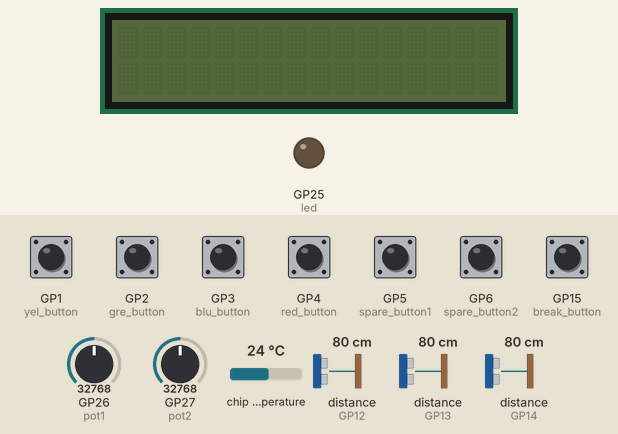
The program below on a simulated Raspberry Pi Pico running MicroPython. Shown: 16×2 character LCD, output pins drawn as LEDs (lit = HIGH). Inputs (shaded band) come from the test bench; at power-on: GP1 (yel_button), GP2 (gre_button), GP3 (blu_button), GP4 (red_button), GP5 (spare_button1), GP6 (spare_button2), GP15 (break_button) HIGH, GP26 (pot1) = 32768, GP27 (pot2) = 32768, chip temperature 24 °C, distance to the obstacle (sensors on GP12, GP13, GP14) 80 cm (analog values on the 0–65535 scale). The echo pulse lasts 58.3 µs per cm; the interpreter's speed is modelled, so counts of loop turns are approximate; pins used as bus, display or sensor lines are not drawn.

Above: at 0.06 s.
At 1.0 s:
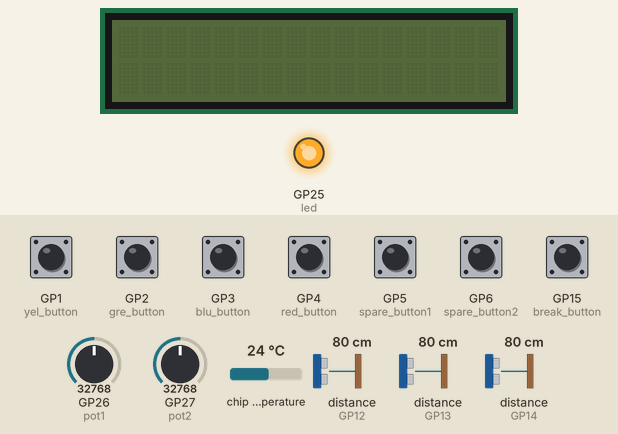
Timing chart, 0 to 5.2 s (numbered marks = the images above):
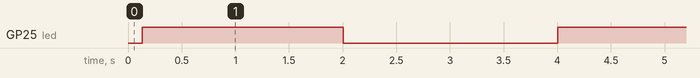

Measured:
- by itself, GP25 (led): alternates HIGH for 2.0 s and LOW for 2.0 s

The program:

Paint_Shaker_v03_timers_none.py
```python
from machine import Pin, ADC, I2C, PWM#, WDT
import machine
import time
import math
import random
import gc
# no timers
# no threads
# no core1

COMMS_ACTIVE = const(1)   # turn on/off the I2C comms.
DEBUG_ACTIVE = const(1)   # 1 second print message of Debug count.
PRINT_ACTIVE = const(0)   # turn off printing of some messages
CONVERSION33 = 3.3/65535  # conversion for 3.3 volts and unsigned 16.
Debug_Count = 0           # Count in main loop. gives an idea of spare capacity.
Message_String = []       # IC2 message to be sent from this central to the peripherals
thread_please_exit = 0
# globals for data tfer
xv=0
xva=0
yv=0
yva=0
zv=0
zva=0

#-- Pins -------------------
tilt_switch = Pin(0, Pin.IN, Pin.PULL_UP)
# Servo motors tbd
#servo1 = Servo(8,1200,8100,1,179)  # blue server 1200 - 8100 ( from the dfrobot kit)
#servo2 = Servo(9,1700,8100,1,179)  # balck servo 1700 - 8100 ( from the sparkfun kit)
# UI buttons
yel_button = Pin(1, Pin.IN ,Pin.PULL_UP)
gre_button = Pin(2, Pin.IN ,Pin.PULL_UP)
blu_button = Pin(3, Pin.IN ,Pin.PULL_UP)
red_button = Pin(4, Pin.IN ,Pin.PULL_UP)
spare_button1 = Pin(5, Pin.IN ,Pin.PULL_UP)
spare_button2 = Pin(6, Pin.IN ,Pin.PULL_UP)
# pins 9..14 3xHC-S04
#x = HCSR04(trigger_pin=10, echo_pin=9)
#y = HCSR04(trigger_pin=12, echo_pin=11)
#z = HCSR04(trigger_pin=14, echo_pin=13)
break_button = Pin(15, Pin.IN ,Pin.PULL_UP)   # Break button used to exit main loop
# GPIO16
# GPIO17
i2c = I2C(1,scl=Pin(19),sda=Pin(18),freq=400000)     # I2C1
# Motor pins (the shaker)
#motora1=Pin(19,Pin.OUT)   # to motor controllor to set direction
#motora2=Pin(20,Pin.OUT)   # to motor controllor to set direction
#shaker=PWM(Pin(21))       # to motor controllor to set rpm
led = Pin(25, Pin.OUT)    # Pico hardwired
pot1 = ADC(0)             # GPPIO26 potentiometer 1
pot2 = ADC(1)             # GPPIO27 potentiometer 2
# available ADC(2) GPPIO28
volt = ADC(3)             # Pico hardwired
temp = ADC(4)             # Pico hardwired

# UI control values array.
YELLOW_BUTTON = const(0)
GREEN_BUTTON = const(1)
BLUE_BUTTON = const(2)
RED_BUTTON = const(3)
A_POT = const(4)
B_POT = const(5)
VOLTS = const(6)
TEMPERATURE = const(7)
SPARE_BUTTON1 = const(8)
SPARE_BUTTON2 = const(9)
BREAK_BUTTON = const(10)
TILT_SWITCH = const(11)
SR0401 = const(12)
SR0402 = const(13)
SR0403 = const(14)
ctl=[] # u16
for I in range(15):
  ctl.append(0)
ctl[BREAK_BUTTON] = 1   # set to 1 so main loop can be a simple while check.

# staging variables & initialise.
peripheral_list = i2c.scan()    # scan for devices on start up.
# ----- start of classes  ---------------

class HCSR04:
    # class variables
    SAMPLES_COUNT = const(3)    # use this many samples when calculating average.
    DATA_SIZE = const(10)       # size of cicular data store of measurments
    TIMEOUT = const(3000)       # ignore things further than this.

    def __init__(self, trigger_pin, echo_pin):
        self.trigger_pin = Pin(trigger_pin, Pin.OUT )
        self.echo_pin = Pin(echo_pin,Pin.IN, Pin.PULL_UP)
        self._measurement_array=[]  # circular data store. storing mm
        for i in range(HCSR04.DATA_SIZE):
            self._measurement_array.append(0)
        self._data_index = 0                  # current/latest measurement index
        self.v=0
        self.va=0

    def __set_value(self,val,vala):
            self.v = val
            self.va = vala

    def __add_measurement(self,measurement):
        self._data_index  = int((self._data_index  + 1) % HCSR04.DATA_SIZE)
        self._measurement_array[self._data_index] = measurement  # add into circular data cache
        new_avg = 0
        for i in range(0, SAMPLES_COUNT,1):
            new_avg = new_avg + self._measurement_array[((self._data_index - i) + HCSR04.DATA_SIZE ) % HCSR04.DATA_SIZE ]
        new_avg = int(new_avg / HCSR04.SAMPLES_COUNT)
        self.__set_value(measurement,new_avg)

    def single_measurement(self):
        self.trigger_pin.high()
        time.sleep_us(10)
        self.trigger_pin.low()
        echotime = machine.time_pulse_us(self.echo_pin, 1, HCSR04.TIMEOUT)
        if echotime < 0:
            echotime = 0
        self.__add_measurement( (int( 10 * (echotime) * 0.0343 ) ) )

    def get_value(self):
        return self.v

    def get_value_averaged(self):
        return self.va

# end of classs HCSR04 ------------------


# ----- start of functions --------------

def PinToCelsuis(p):
  reading = p * CONVERSION33
  temperature_in_c = 37 - (reading - 0.706)/0.001721
  return temperature_in_c

def PinToVolts(p):
  volts = p * CONVERSION33
  return volts

def free(full=False):
  gc.collect()
  F = gc.mem_free()
  A = gc.mem_alloc()
  T = F+A
  P = '{0:.2f}%'.format(F/T*100)
  if not full: return P
  else : return ('Total:{0} Free:{1} ({2})'.format(T,F,P))

def PerformScan(): # catch error silently
    global peripheral_list
    try:
      peripheral_list = i2c.scan()
    except:
      pass

def CommsSend():
    global Message_String, CommsSendFlag, peripheral_list
    CommsSendFlag=False
    if len(Message_String) > 0:               # any messages to send. Quick exit most of the time.
      if PRINT_ACTIVE:
        print(Message_String,end='')
      if COMMS_ACTIVE:                            # the comms message string is always built. Turning it off just stops the printing and sending.
        comms_error = False
        if len(peripheral_list) == 0:
          PerformScan()
        for i in peripheral_list:
          try:
            i2c.writevto(i,Message_String)
          except:
            comms_error = True
            if PRINT_ACTIVE:
              print("error transmitting")
      if comms_error:
        PerformScan()
      Message_String.clear()                # empty the list for new messages.
      led.toggle()

# UI functions.
def checkbutton(old, new, label):
    global Message_String
    # has button changed
    if old != new:
        Message_String.append(label)
        Message_String.append(str(new)) # add to I2C message string
        return new
    return old

def checkpot(old, new, label):
    global Message_String
    # potentiometer broken up into intervals
    if (int(new/60) != int(old/60) and (abs(new-old)>5000)):  # lots of bounce and wobble in these pots so big intervals like 5000.
        Message_String.append(label)
        Message_String.append(str(new))   # add to I2c message string
        return new
    return old

# UI Timer
def UISweep():
    global xva, yva, zva
    # push current values into the controls array. Call functions to add any values to I2C message.
    ctl[YELLOW_BUTTON] = checkbutton(ctl[YELLOW_BUTTON], yel_button.value(), "ye")
    ctl[GREEN_BUTTON] = checkbutton(ctl[GREEN_BUTTON], gre_button.value(), "gr")
    ctl[BLUE_BUTTON] = checkbutton(ctl[BLUE_BUTTON], blu_button.value(), "bl")
    ctl[RED_BUTTON] = checkbutton(ctl[RED_BUTTON], red_button.value(), "re")
    ctl[A_POT] = checkpot(ctl[A_POT], pot1.read_u16(), "PA")
    ctl[B_POT] = checkpot(ctl[B_POT], pot2.read_u16(), "PB")
    ctl[VOLTS] = volt.read_u16()
    ctl[TEMPERATURE] = temp.read_u16()
    ctl[SPARE_BUTTON1] = checkbutton(ctl[SPARE_BUTTON1], (spare_button1.value()), "Spare1")
    ctl[SPARE_BUTTON2] = checkbutton(ctl[SPARE_BUTTON2], (spare_button2.value()), "Spare2")
    ctl[BREAK_BUTTON] = break_button.value()
    ctl[TILT_SWITCH] = checkbutton(ctl[TILT_SWITCH], (tilt_switch.value()), "Tilt")
    ctl[SR0401] = checkbutton(ctl[SR0401], xva, "X")
    ctl[SR0402] = checkbutton(ctl[SR0402], yva, "Y")
    ctl[SR0403] = checkbutton(ctl[SR0403], zva, "Z")

def ServoTick(t):
  global servo1, servo2
  #servo1.move_to(int(ctl[A_POT]/365),0)
  #servo2.move_to(int(ctl[B_POT]/365),0)

def MotorTick(t):
  global shaker, ctl                # set motor shake if buttons are pressed or something is in front of the HC-SR04
  if 1 ^ ctl[YELLOW_BUTTON] == 1:   # XOR with 1 to flip 0 <-> 1 and vica versa
    shaker.duty_u16(12000)
  elif 1 ^ ctl[GREEN_BUTTON] == 1:  # fast
    shaker.duty_u16(19000)
  elif 1 ^ ctl[BLUE_BUTTON] == 1:   # faster
    shaker.duty_u16(24000)
  elif 1 ^ ctl[RED_BUTTON] == 1:    # fastest
    shaker.duty_u16(60000)
  elif ctl[DISTANCE1] < 1000:       # less than a meter from echo so set speed depending on closeness
    shaker.duty_u16(65535 - int((ctl[DISTANCE1]*30)))
  else:
    shaker.duty_u16(0)              # no shake for you

def Debug():
  global ctl, Debug_Count
  if DEBUG_ACTIVE:      # flash the LED and print semi interesting stuff.
    led.toggle()
    gc.collect
    if PRINT_ACTIVE:
      print("Debug count = ", Debug_Count,"Temp=", PinToCelsuis(ctl[TEMPERATURE]), "Volt=", PinToVolts(ctl[VOLTS]), free(True))
  Debug_Count = 0

# ----- end of functions ------------------------
# ----- HCSR04 -----------------------
HCSRO4id = 0
x = HCSR04(trigger_pin=9, echo_pin=12)
y = HCSR04(trigger_pin=10, echo_pin=13)
z = HCSR04(trigger_pin=11, echo_pin=14)

def HCSR04Collect(index):
    global thread_please_exit, xva, yva, zva, xv, yv, zv, x, y, z
    if index == 0:
      x.single_measurement()
      xv = x.get_value()
      xva = x.get_value_averaged()

    if index == 1:
      y.single_measurement()
      yv = y.get_value()
      yva = y.get_value_averaged()

    if index ==2:
      z.single_measurement()
      zv = z.get_value()
      zva = z.get_value_averaged()

# main loop here ------------
# manual timer set up
HSC04_INTERVAL = const(60000)           # 60 ms between echos
COMMS_INTERVAL = const(60000)           # faster than UI to ensure buffer is cleared
UI_INTERVAL = const(70000)              # 15 times/sec for a good feel.
DEBUG_INTERVAL = const(2_000_000)       # show a count every n seconds - gives an idea of spare cpu cycles
HCS04Start = time.ticks_us()
CommsStart = time.ticks_us()
UIStart = time.ticks_us()
DebugStart = time.ticks_us()

#wdt=machine.WDT(timeout=10000)

if PRINT_ACTIVE:
  print('Starting...terminate with break button or Ctl+C.')

while ctl[BREAK_BUTTON]:
  Debug_Count += 1

  if time.ticks_diff(time.ticks_us(),HCS04Start) >= HSC04_INTERVAL:
    HCSRO4id = (HCSRO4id + 1 ) % 3      # do the next of three bands of sensors
    HCSR04Collect(HCSRO4id)             # ping and store for averaging
    HCS04Start = time.ticks_us()

  if time.ticks_diff(time.ticks_us(),UIStart) >= UI_INTERVAL:
    UISweep()                           # sweep pots, buttons, tilts, temp, volts, kitchen sink
    UIStart = time.ticks_us()

  if time.ticks_diff(time.ticks_us(),CommsStart) >= COMMS_INTERVAL:
    CommsSend()                         # send ui commands via I2c to the 5v arduino with the lcd
    CommsStart = time.ticks_us()

  if time.ticks_diff(time.ticks_us(),DebugStart) >= DEBUG_INTERVAL:
    Debug()                             # how many loops, memfree, and flash led.
   # wdt.feed()
    DebugStart = time.ticks_us()

# finish up -----------------
thread_please_exit = 1
if PRINT_ACTIVE:
  print('Finishing...')
if PRINT_ACTIVE:
  print('Done.')
```
